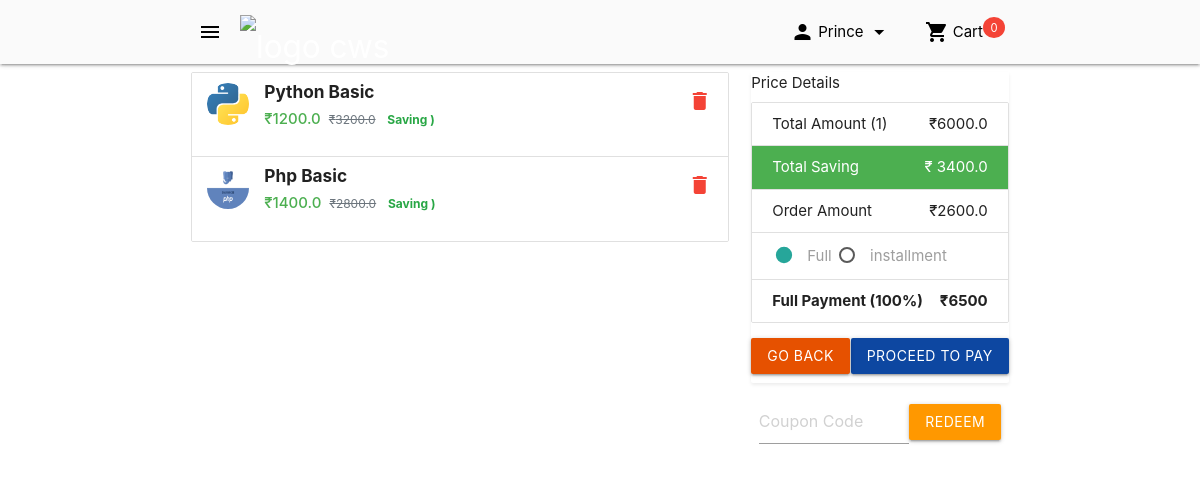
The app's page /cart/ (signed in) with its own data.
### cws/models.py (models this page shows, shortened)
class OrderItem(models.Model):
    user = models.ForeignKey(settings.AUTH_USER_MODEL,on_delete=models.CASCADE)
    ordered = models.BooleanField()
    item = models.ForeignKey(Course,on_delete=models.CASCADE)
    doc = models.DateTimeField(auto_now_add=True)
    def get_total(self):
        return self.item.price
    def get_discount_total(self):
        return self.item.discount_price

class Course(models.Model):
    title = models.CharField(max_length=200)
    description = models.TextField()
    instructor = models.CharField(max_length=200)
    duration = models.DateTimeField()
    image = models.ImageField(upload_to="course/")
    types = models.CharField(max_length=20)
    status = models.BooleanField(default=True)
    price = models.FloatField()
    discount_price = models.FloatField(null=True)
    slug = models.SlugField()
    category = models.ForeignKey('Category', on_delete=models.CASCADE)

class Order(models.Model):
    user = models.ForeignKey(settings.AUTH_USER_MODEL,on_delete=models.CASCADE)
    ref_code = models.CharField(max_length=15)
    ordered = models.BooleanField(default=False)
    items = models.ManyToManyField(OrderItem)
    starting_date = models.DateTimeField()
    ordered_date = models.DateTimeField()
    def get_total_price(self):
        total = 0
        for order_item in self.items.all():
            total += order_item.get_total()
        return total
    def get_payable_price(self):
        total = 0
        for order_item in self.items.all():
            total += order_item.get_discount_total()
        return total
    def get_tatal_save_amount(self):
        return self.get_total_price() - self.get_payable_price()

### cws/views.py (the view)
# urls.py: path('cart/',OrderSummary.as_view(),name="cart"),
class OrderSummary(View):
    def get(self,*args,**kwargs):
        try:
            order = Order.objects.get(user=self.request.user,ordered=False)
            orderItem = OrderItem.objects.filter(user=self.request.user,ordered=False)
            context = {"order":order,"orderitem":orderItem}
        except ObjectDoesNotExist:
            return redirect("/")
        return render(self.request,"public/cart.html",context)
    model = Order
    template_name = "public/cart.html"

### templates/public/cart.html (shortened to what this page needs)
{% extends 'public/base.html' %}
{% block content %}
    <div class="container">
        <div class="row">
            <div class="col l8 s12">
                <ul class="collection">
                    {% for x in orderitem %}
                    <li class="collection-item avatar">
                        <img class="circle" width="140px" src="{{x.item.image.url}}" alt="{{ order_item.course.title }}">
                        <h6 class="mt-0 font-weight-bold text-capitalize">{{x.item.title}}</h6>
                         <span class="green-text"><strong>₹{{ x.item.discount_price }}</strong> </span>
                        <del class="text-muted small mx-1">₹{{ x.item.price }}</del>
                        <span class="text-success font-weight-bold small mx-1">Saving {{x.item.get_total_discount}})</span>
                        <a href="https://www.codewithsadiq.com/student/remove_from_cart/python-django-web-development-industrial-training-online" class="badge red-text secondary-content"><i class="material-icons mx-0">delete</i></a>
                    </li>
                    {% endfor %}
                                    </ul>
            </div>
            <div class="col l4 s12">
                <div class="card shadow-sm">
                    <div class="card-header">Price Details</div>
                    <form action="https://www.codewithsadiq.com/student/PaytmGateway/7YvPGNj" method="post">
                        <ul class="collection">
                            <li class="collection-item">Total Amount (1) <span class="right">₹{{order.get_total_price }}</span></li>
                            <li class="collection-item green text-white">Total Saving<span class="right">₹ {{order.get_tatal_save_amount}}</span></li>
                            <li class="collection-item">Order Amount<span class="right">₹{{order.get_payable_price}}</span></li>
                            <li class="collection-item">
                                <label>
                                    <span>Full</span>
                                </label>
                                <label>
                                    <span>installment</span>
                                </label>
                            </li>
                            <li id="Option1" class="collection-item desc Option1 font-weight-bold">Full Payment
                                (100%)<span class="right">₹6500</span>
                            </li>
                        </ul>
                        <div class="card-content px-0 pt-0 pb-5">
                            <input type="submit" class="btn right blue darken-4" value="Proceed to Pay">
                            <a href="{% url 'homepage' %}" class="btn left orange darken-4">Go Back</a>
                        </div>
                    </form>
                </div>
                                <form class="px-2" action="https://www.codewithsadiq.com/student/add_coupon" method="POST">
                    <div class="input-field input-group">
                        <input type="text" name="coupon" placeholder="Coupon Code" class="mdl-textfield__input">
                        <span class="suffix">
                            <button class="btn orange waves-effect m-0" type="submit">Redeem</button>
                        </span>
                    </div>
                </form>
            </div>
        </div>
    </div>
{% endblock  %}

### cws/static/style.css (style rules this page uses)
.shadow-sm { box-shadow: 0 0.125rem 0.25rem rgba(0, 0, 0, 0.075) !important; }
.m-0 { margin: 0 !important; }
.mt-0, .my-0 { margin-top: 0 !important; }
.mr-0, .mx-0 { margin-right: 0 !important; }
.ml-0, .mx-0 { margin-left: 0 !important; }
.mr-1, .mx-1 { margin-right: 0.25rem !important; }
.ml-1, .mx-1 { margin-left: 0.25rem !important; }
.pt-0, .py-0 { padding-top: 0 !important; }
.pr-0, .px-0 { padding-right: 0 !important; }
.pl-0, .px-0 { padding-left: 0 !important; }
.pr-2, .px-2 { padding-right: 0.5rem !important; }
.pl-2, .px-2 { padding-left: 0.5rem !important; }
.pb-5, .py-5 { padding-bottom: 3rem !important; }
.text-capitalize { text-transform: capitalize !important; }
.font-weight-bold { font-weight: 700 !important; }
.text-white { color: #fff !important; }
.text-success { color: #28a745 !important; }
.text-muted { color: #6c757d !important; }
small, .small { font-size: 80%; font-weight: 400; }
.input-group { display: table; }
.input-group input, .suffix { display: table-cell; }
.suffix { width: 1%; }

### records on screen
OrderItem: item.image (picture), item "Python Basic", item.discount_price "1200.0", item.price "3200.0"
OrderItem: item.image (picture), item "Php Basic", item.discount_price "1400.0", item.price "2800.0"
Order: get_total_price "6000.0", get_tatal_save_amount "3400.0", get_payable_price "2600.0"
